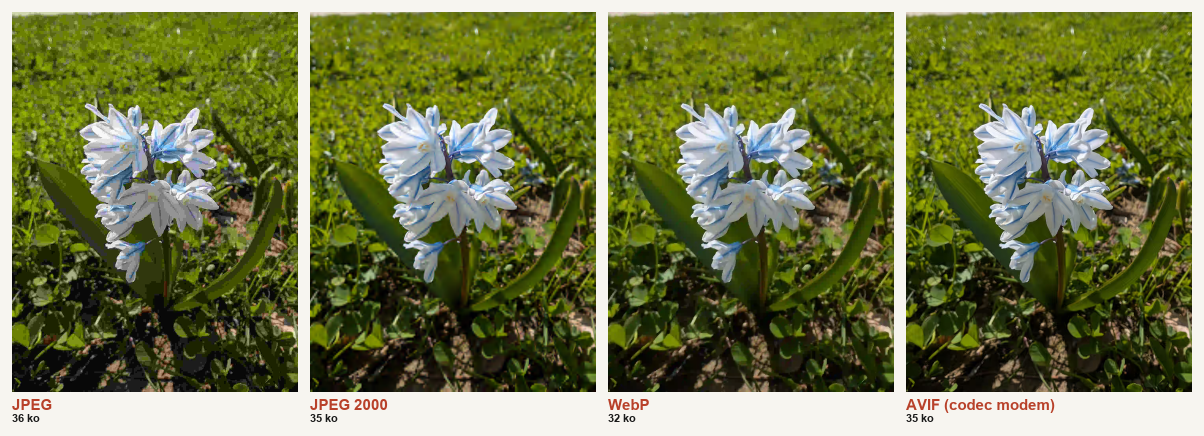
#> input picture presentation_assets/f6kbr_compress_full.png, 2408 x 872 px (shown at 1/2 size)
$ python make_hb9mm_assets.py
#> lines starting #> are read from the running program, lines starting #| are printed output that depends on the picture
# -*- coding: utf-8 -*-
"""Generate the HB9MM-specific presentation assets:
  1. split the 4-codec compression montages into 2-per-page halves (enlarged);
  2. render the animated CFO GIF (shifted preamble spectrum + sliding template).
Run with the radioconda python (numpy / matplotlib / Pillow)."""
import numpy as np
import matplotlib
matplotlib.use("Agg")
import matplotlib.pyplot as plt
from matplotlib.animation import FuncAnimation, PillowWriter
from PIL import Image

A = "presentation_assets/"

# --- 1) split compression montages: 2 codecs per page ----------------------
for src, a, b in [("f6kbr_compress_full.png", "hb9mm_compress_full_a.png", "hb9mm_compress_full_b.png"),
                  ("f6kbr_compress_crop.png", "hb9mm_compress_crop_a.png", "hb9mm_compress_crop_b.png")]:
    im = Image.open(A + src); W, H = im.size
#> further down, im is the input picture: PIL image 2408x872 RGB; mean R, G, B 113, 119.8, 73
#> after `W, H = im.size`: W = 2408; H = 872
    im.crop((0, 0, W // 2, H)).save(A + a)
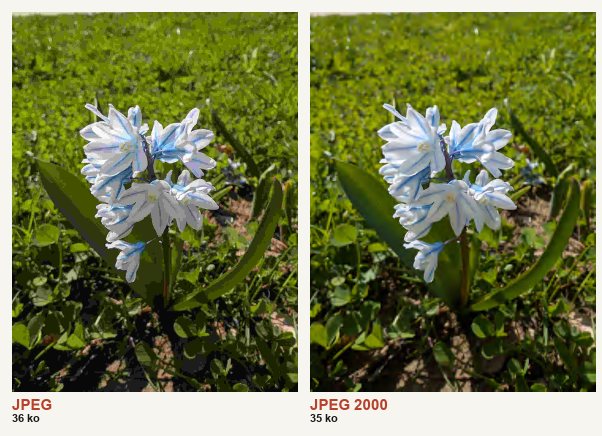
#> saved as hb9mm_compress_full_a.png: PIL image 1204x872 RGB (shown at 1/2 size); mean R, G, B 113.1, 120.1, 73.5
    im.crop((W // 2, 0, W, H)).save(A + b)
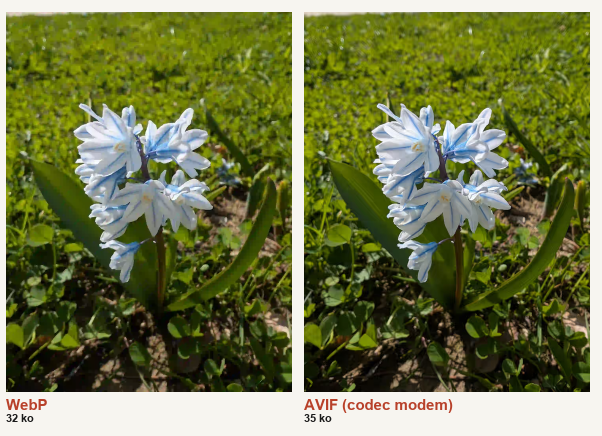
#> saved as hb9mm_compress_full_b.png: PIL image 1204x872 RGB (shown at 1/2 size); mean R, G, B 112.9, 119.6, 72.5
    print("split", src, "->", (W // 2, H))
#| split f6kbr_compress_full.png -> (1204, 872)
#> pass 2 of the loop `for src, a, b in [("f6kbr_compress_full.png", "hb9mm_compress_full_a.p..`:
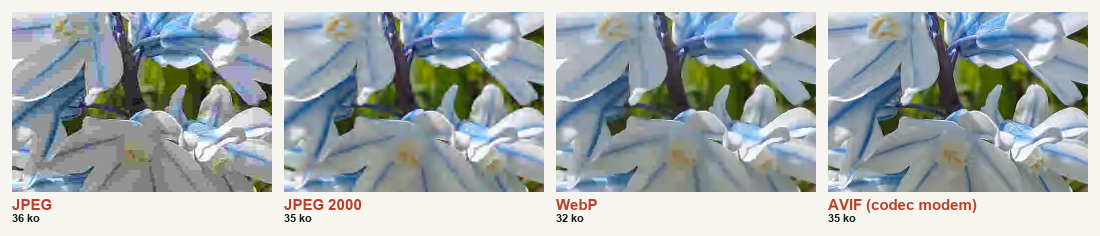
#> input picture presentation_assets/f6kbr_compress_crop.png, 2200 x 472 px (shown at 1/2 size)
#> im is the input picture: PIL image 2200x472 RGB; mean R, G, B 166, 174, 175.1
#> `im.crop((0, 0, W // 2, H)).save(A + a)`:
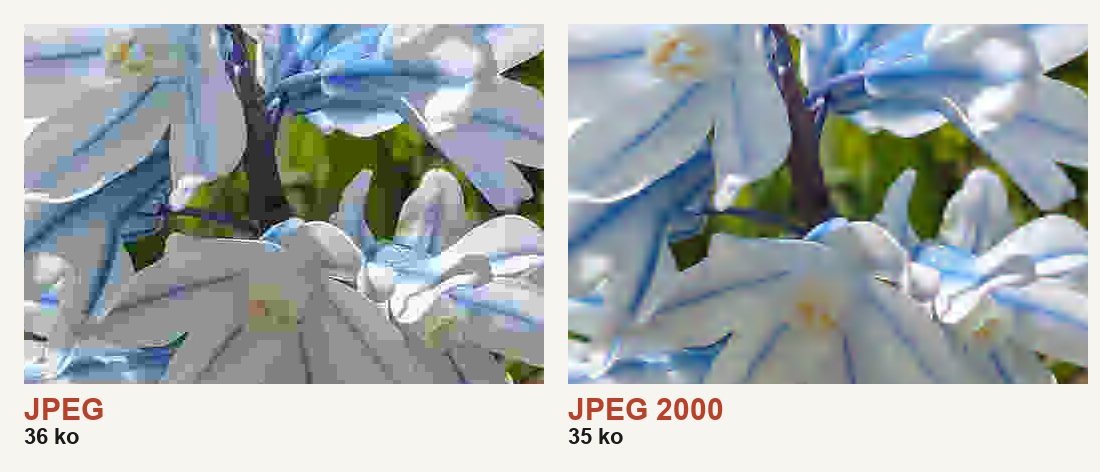
#> saved as hb9mm_compress_crop_a.png: PIL image 1100x472 RGB; mean R, G, B 166.7, 174.1, 175.1
#> `im.crop((W // 2, 0, W, H)).save(A + b)`:
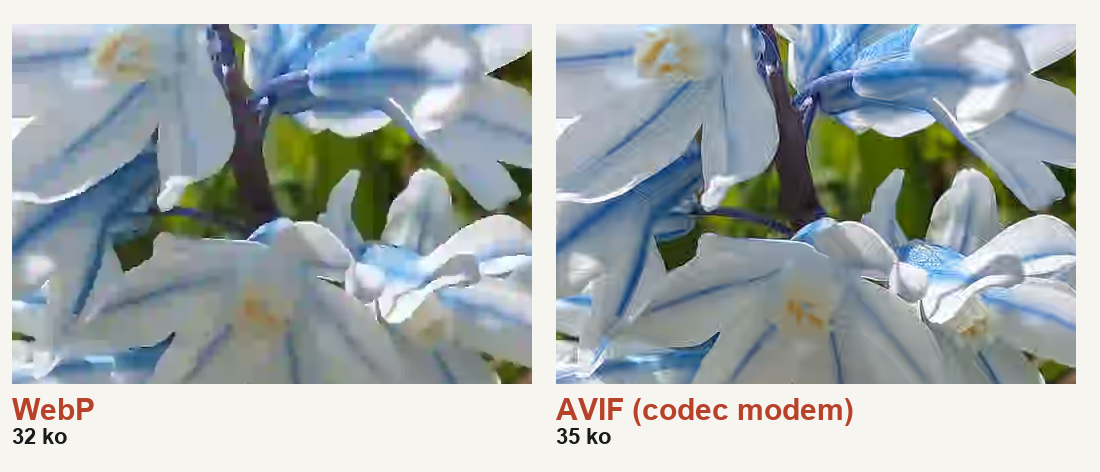
#> saved as hb9mm_compress_crop_b.png: PIL image 1100x472 RGB; mean R, G, B 165.3, 173.9, 175.1
#| split f6kbr_compress_crop.png -> (1100, 472)

# --- 2) animated CFO GIF ---------------------------------------------------
ACC="#b8412a"; ACC2="#2a5f8a"; OK="#2f7a3a"; INK="#1a1a1a"; MUT="#666"; SOFT="#e6e2d8"
CENTER, DELTA = 1100.0, 108.0
RXC = CENTER + DELTA
FLAT, EDGE = 120.0, 300.0
f = np.linspace(700, 1500, 1400)

def bump(fc):
    d = np.abs(f - fc); p = np.ones_like(f)
    roll = (d > FLAT) & (d <= EDGE)
    p[roll] = 0.5 * (1 + np.cos(np.pi * (d[roll] - FLAT) / (EDGE - FLAT)))
    p[d > EDGE] = 0.0
    return p

rx = bump(RXC)
rng = np.random.default_rng(7)
rx_disp = np.clip(rx + 0.05 + 0.02 * rng.standard_normal(f.size) ** 2, 0, None)
scan = np.concatenate([np.linspace(950, 1250, 44), np.full(10, RXC)])

def corr(c):
    return np.trapz(rx * bump(c), f) / np.trapz(bump(RXC) * bump(RXC), f)

fig, (ax, axb) = plt.subplots(2, 1, figsize=(12.8, 7.2), dpi=170,
                              gridspec_kw={"height_ratios": [3, 1]})
fig.patch.set_facecolor("white")

def draw(i):
#> called with i = 0
    c = scan[i]; locked = abs(c - RXC) < 1.0
    ax.clear(); axb.clear()
    ax.fill_between(f, 0, rx_disp, color=ACC, alpha=0.30)
    ax.plot(f, rx_disp, color=ACC, lw=2.2, label="préambule reçu (décalé +108 Hz)")
    ax.axvline(CENTER, color=MUT, ls=":", lw=1.6)
    ax.text(CENTER, 1.14, "centre nominal\n1100 Hz", color=MUT, ha="center", va="top", fontsize=12)
    tcol = OK if locked else ACC2
    ax.plot(f, bump(c), color=tcol, lw=2.6, ls="-" if locked else "--",
            label="gabarit glissant (filtre adapté)")
    ax.annotate("", xy=(c, 1.05), xytext=(CENTER, 1.05),
                arrowprops=dict(arrowstyle="->", color=tcol, lw=1.8))
    ax.text((c + CENTER) / 2, 1.075, f"Δf = {c - CENTER:+.0f} Hz", color=tcol,
            ha="center", fontsize=12, fontweight="bold")
    if locked:
        ax.text(RXC, 0.55, "VERROUILLÉ", color=OK, ha="center", fontsize=18, fontweight="bold")
    ax.set_xlim(700, 1500); ax.set_ylim(0, 1.32); ax.set_yticks([])
    ax.set_xlabel("fréquence (Hz)", fontsize=12)
    ax.set_title("CFO — le gabarit glisse jusqu'à recouvrir le préambule décalé",
                 fontsize=15, fontweight="bold", color=INK)
    ax.legend(loc="upper right", fontsize=11, framealpha=0.9)
    for s in ax.spines.values(): s.set_color(SOFT)
    cs = scan[:i + 1]; cc = [corr(x) for x in cs]
    axb.plot(cs, cc, color=ACC2, lw=2.4)
    axb.scatter([cs[-1]], [cc[-1]], color=OK if locked else ACC2, zorder=5, s=45)
    axb.set_xlim(700, 1500); axb.set_ylim(0, 1.15); axb.set_xticks([]); axb.set_yticks([])
    axb.set_ylabel("corrélation", fontsize=12); axb.axhline(1.0, color=SOFT, lw=1)
    for s in axb.spines.values(): s.set_color(SOFT)
    fig.tight_layout()

FuncAnimation(fig, draw, frames=len(scan), interval=90).save(
    A + "hb9mm_cfo_anim.gif", writer=PillowWriter(fps=11))
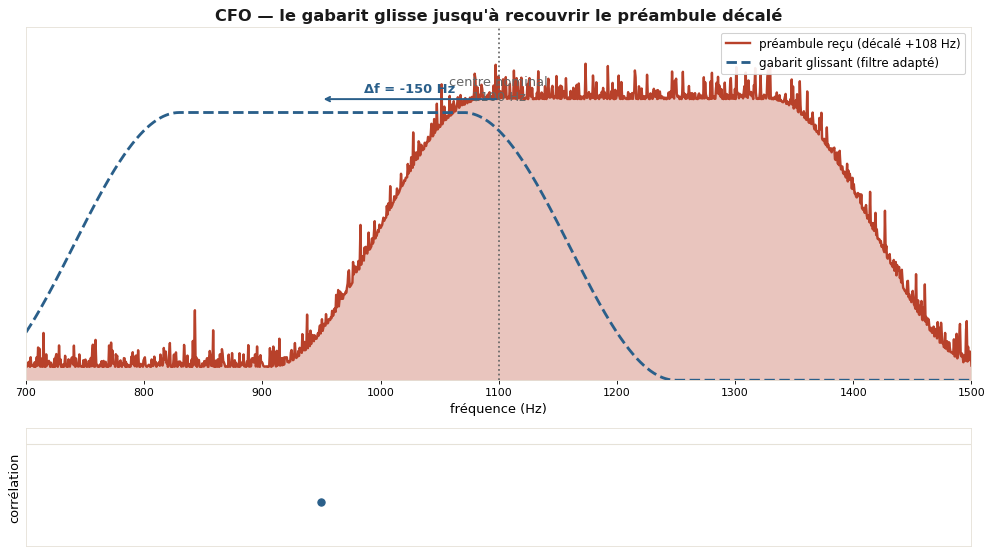
#> figure drawn by matplotlib, 2 panels
#> (the run stopped early here; a loop or call above may not have finished)
